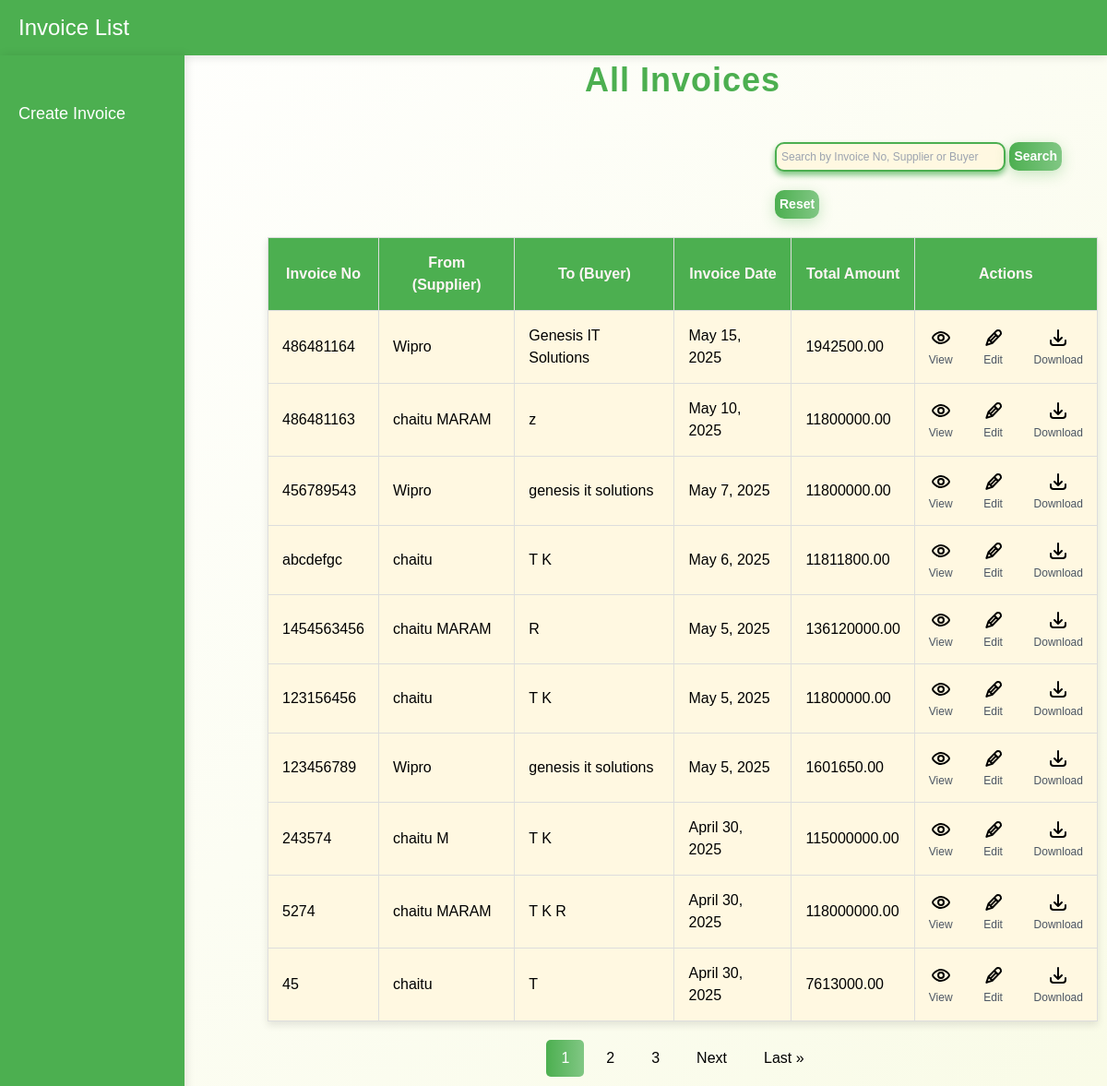
/invoice_list/, run on the app's committed database.
### bill_genearator/models.py (models this page shows, shortened)
class Invoice(models.Model):
    invoice_no = models.CharField(max_length=100)
    name_of_supplier = models.CharField(max_length=255)
    state = models.CharField(max_length=255)
    gstn = models.CharField(max_length=15, validators=[MinLengthValidator(15)])
    pan = models.CharField(max_length=10, validators=[MinLengthValidator(10)])
    address = models.TextField()
    name_of_buyer = models.CharField(max_length=255)
    buyer_state = models.CharField(max_length=255)
    buyer_gstn = models.CharField(max_length=15, validators=[MinLengthValidator(15)])
    buyer_pan = models.CharField(max_length=10, validators=[MinLengthValidator(10)])
    buyer_address = models.TextField()
    invoice_date = models.DateField()
    delivery_note_no = models.CharField(max_length=255)
    buyer_order_no = models.CharField(max_length=255)
    despatch_document_no = models.CharField(max_length=255)
    despatch_mode = models.CharField(max_length=255)
    date_of_despatch = models.DateField()
    vehicle_no = models.CharField(max_length=255)
    shipping_address = models.TextField()
    item_name = models.CharField(max_length=255)
    hsn_code = models.CharField(max_length=255)
    gst_percentage = models.DecimalField(max_digits=5, decimal_places=2)
    uom = models.CharField(max_length=255)
    quantity = models.IntegerField()
    rate = models.DecimalField(max_digits=10, decimal_places=2)
    code = models.CharField(max_length=6, unique=True, blank=True)
    total_amount = models.DecimalField(max_digits=15, decimal_places=2, default=0)
    terms_conditions = models.TextField(null=True, blank=True)  # New field added

### bill_genearator/views.py (the view)
# urls.py: path('invoice_list/', views.invoice_list, name='invoice_list'),
def invoice_list(request):
    query = request.GET.get('search', '')
    invoices = Invoice.objects.all()
    if query:
        invoices = invoices.filter(
            name_of_supplier__icontains=query
        ) | invoices.filter(
            name_of_buyer__icontains=query
        )
    paginator = Paginator(invoices.order_by('-invoice_date'), 10)  # Optional: paginate 10 per page
    page_number = request.GET.get('page')
    page_obj = paginator.get_page(page_number)
    return render(request, 'invoice_list.html', {'page_obj': page_obj, 'search_query': query})

### templates/invoice_list.html (shortened to what this page needs)
<!DOCTYPE html>
{% load static %}
<html lang="en">
<head>
    <link rel="stylesheet" href="{% static 'css/styles.css' %}">
    <script src="https://cdn.tailwindcss.com"></script>
</head>
<body>
    <div class="top-navbar">
        <h1>Invoice List</h1>
    </div>
    <div class="left-navbar">
        <ul>
            <li><a href="/">Create Invoice</a></li>
        </ul>
    </div>
    <div class="content-container" style="margin-top: 50px;">
        <h2 style="
            text-align: center;
            font-size: 36px;
            margin-bottom: 20px;
            color: #4caf50;
            font-weight: 700;
            letter-spacing: 1px;
        ">All Invoices</h2>
        {% if page_obj %}
        <table class="invoice-table">
            <div style="margin-left: 550px; margin-bottom: 10px; margin-top: 10px;">
    <input type="text" id="invoice_search_input" placeholder="Search by Invoice No, Supplier or Buyer"
    value="{{ search_query|default:'' }}"
           style="width: 250px;padding: 5px;
           font-size: 12px;
           border: 2px solid #4caf50;
           border-radius: 10px;
           background: #fff8e1; /* Light yellow shade */
           transition: all 1s ease;
           box-shadow: 0 4px 6px #81c784;
           resize: vertical;
           cursor: pointer;">
<button onclick="filterInvoices()"
style="display: inline-block;
       padding: 5px;
       font-size: 14px;
       color: #fff;
       background: linear-gradient(90deg, #4caf50, #81c784);
       border: none;
       border-radius: 10px;
       cursor: pointer;
       font-weight: bold;
       transition: all 0.3s ease;
       box-shadow: 0 4px 15px rgba(76, 175, 80, 0.3);
       margin-top: 20px;">
Search
</button>
    <button onclick="resetInvoiceList()" style="display: inline-block;
           padding: 5px;
           font-size: 14px;
           color: #fff;
           background: linear-gradient(90deg, #4caf50, #81c784);
           border: none;
           border-radius: 10px;
           cursor: pointer;
           font-weight: bold;
           transition: all 0.3s ease;
           box-shadow: 0 4px 15px rgba(76, 175, 80, 0.3);
           margin-top: 20px;">Reset</button>
</div>
            <thead>
                <tr>
                    <th>Invoice No</th>
                    <th>From (Supplier)</th>
                    <th>To (Buyer)</th>
                    <th>Invoice Date</th>
                    <th>Total Amount</th>
                    <th>Actions</th>
                </tr>
            </thead>
            <tbody>
                {% for invoice in page_obj %}
                <tr>
                    <td>{{ invoice.invoice_no }}</td>
                    <td>{{ invoice.name_of_supplier }}</td>
                    <td>{{ invoice.name_of_buyer }}</td>
                    <td>{{ invoice.invoice_date }}</td>
                    <td>{{ invoice.total_amount|floatformat:2 }}</td>
                    <td>
                        <div class="flex items-center space-x-8">
                            <div class="flex flex-col items-center">
                                <svg onclick="toggleItemsTable('{{ forloop.counter }}')"
                                     class="w-6 h-6 text-black hover:text-green-500 transition-colors duration-200 cursor-pointer"
                                     aria-hidden="true"
                                     xmlns="http://www.w3.org/2000/svg"
                                     width="24" height="24"
                                     fill="none"
                                     viewBox="0 0 24 24">
                                    <path stroke="currentColor" stroke-width="2" d="M21 12c0 1.2-4.03 6-9 6s-9-4.8-9-6c0-1.2 4.03-6 9-6s9 4.8 9 6Z"/>
                                    <path stroke="currentColor" stroke-width="2" d="M15 12a3 3 0 1 1-6 0 3 3 0 0 1 6 0Z"/>
                                </svg>
                                <span class="text-xs text-gray-600 mt-1">View</span>
                            </div>
                            <div class="flex flex-col items-center">
                                <a href="{% url 'edit_invoice' invoice.id %}" style="text-decoration: none;">
                                </a>
                                <span class="text-xs text-gray-600 mt-1">Edit</span>
                            </div>
                            <div class="flex flex-col items-center">
                                <a href="{% url 'download_invoice_pdf' invoice.id %}" style="text-decoration: none;">
                                </a>
                                <span class="text-xs text-gray-600 mt-1">Download</span>
                            </div>
                        </div>
                    </td>
                </tr>
                {% endfor %}
            </tbody>
        </table>
        {% else %}
        <p>No invoices found.</p>
        {% endif %}
        <div class="pagination">
            {% for num in page_obj.paginator.page_range %}
                {% if page_obj.number == num %}
                    <a class="active" href="?page={{ num }}">{{ num }}</a>
                {% elif num > page_obj.number|add:'-3' and num < page_obj.number|add:'3' %}
                    <a href="?page={{ num }}">{{ num }}</a>
                {% endif %}
            {% endfor %}
            {% if page_obj.has_next %}
                <a href="?page={{ page_obj.next_page_number }}">Next</a>
                <a href="?page={{ page_obj.paginator.num_pages }}">Last &raquo;</a>
            {% endif %}
        </div>
    </div>
</body>
</html>

### static/css/styles.css (style rules this page uses)
body { font-family: 'Poppins', sans-serif; background: linear-gradient(135deg, #ffffff, #f9fbe7); margin: 0; padding: 0; display: flex; min-height: 100vh; }
.left-navbar { width: 200px; background: #4caf50; color: #fff; position: fixed; top: 60px; left: 0; height: 100%; padding: 20px 10px; box-shadow: 2px 0 10px rgba(0, 0, 0, 0.1); z-index: 1000; }
.left-navbar ul { list-style: none; padding: 0; }
.left-navbar ul li { margin: 20px 0; }
.left-navbar ul li a { text-decoration: none; color: #ffffff; font-size: 18px; display: block; padding: 10px; border-radius: 5px; transition: background 0.3s; }
.top-navbar { width: 100%; background: #4caf50; color: #ffffff; position: fixed; top: 0; left: 0; height: 60px; display: flex; align-items: center; padding: 0 20px; box-shadow: 0 2px 10px rgba(0, 0, 0, 0.1); z-index: 999; }
.top-navbar h1 { font-size: 24px; margin: 0; }
h2 { text-align: center; font-size: 36px; margin-bottom: 20px; color: #4caf50; font-weight: 700; letter-spacing: 1px; }
h2 { text-align: center; font-size: 36px; margin-bottom: 20px; color: blue; font-weight: 700; letter-spacing: 1px; }
button { display: inline-block; padding: 12px 25px; font-size: 18px; color: #fff; background: linear-gradient(90deg, #4caf50, #81c784); border: none; border-radius: 50px; cursor: pointer; font-weight: bold; transition: all 0.3s ease; box-shadow: 0 4px 15px rgba(76, 175, 80, 0.3); margin-top: 20px; }
table { width: 100%; margin-top: 20px; border-collapse: collapse; box-shadow: 0 4px 8px rgba(0, 0, 0, 0.1); }
table, th, td { border: 1px solid #e0e0e0; }
th, td { padding: 12px; text-align: center; }
th { background: #4caf50; color: #fff; }
td { background: #fff8e1; }

### templates/invoice_list.html (style rules this page uses)
.left-navbar { width: 200px; background: #4caf50; color: #fff; position: fixed; top: 60px; left: 0; height: 100%; padding: 20px 10px; box-shadow: 2px 0 10px rgba(0, 0, 0, 0.1); }
.left-navbar ul { list-style: none; padding: 0; }
.left-navbar ul li a { text-decoration: none; color: #fff; font-size: 18px; display: block; padding: 10px; border-radius: 5px; transition: background 0.3s; }
.content-container { margin-left: 280px; margin-top: 100px; padding: 10px; }
.invoice-table { width: 100%; border-collapse: collapse; }
.invoice-table th, .invoice-table td { border: 1px solid #ddd; padding: 15px; text-align: left; }
.invoice-table th { color: #fff5f5; font-weight: bold; text-align: center; }
.invoice-table tr:nth-child(odd) { background-color: #ffffff; }
button, .edit-items-btn { border: none; border-radius: 4px; padding: 8px 10px; cursor: pointer; font-size: 12px; text-decoration: none; color: white; }
button { display: inline-block; padding: 8px 10px; color: #fff; background: linear-gradient(90deg, #4caf50, #81c784); border: none; border-radius: 5px; cursor: pointer; font-weight: bold; transition: all 0.3s ease; box-shadow: 0 4px 15px rgba(76, 175, 80, 0.3); margin-top: 20px; }
.pagination { display: flex; justify-content: center; align-items: center; margin-top: 20px; }
.pagination a { color: black; padding: 8px 16px; text-decoration: none; transition: background-color 0.3s; margin: 0 4px; border-radius: 5px; }
.pagination a.active { background: linear-gradient(90deg, #4caf50, #81c784); color: white; }

### data on the page
Invoice: invoice_no "486481164", name_of_supplier "Wipro", name_of_buyer "Genesis IT Solutions", invoice_date "May 15, 2025", total_amount "1942500.00"
Invoice: invoice_no "486481163", name_of_supplier "chaitu MARAM", name_of_buyer "z", invoice_date "May 10, 2025", total_amount "11800000.00"
Invoice: invoice_no "456789543", name_of_supplier "Wipro", name_of_buyer "genesis it solutions", invoice_date "May 7, 2025", total_amount "11800000.00"
Invoice: invoice_no "abcdefgc", name_of_supplier "chaitu", name_of_buyer "T K", invoice_date "May 6, 2025", total_amount "11811800.00"
Invoice: invoice_no "1454563456", name_of_supplier "chaitu MARAM", name_of_buyer "R", invoice_date "May 5, 2025", total_amount "136120000.00"
Invoice: invoice_no "123156456", name_of_supplier "chaitu", name_of_buyer "T K", invoice_date "May 5, 2025", total_amount "11800000.00"
Invoice: invoice_no "123456789", name_of_supplier "Wipro", name_of_buyer "genesis it solutions", invoice_date "May 5, 2025", total_amount "1601650.00"
Invoice: invoice_no "243574", name_of_supplier "chaitu M", name_of_buyer "T K", invoice_date "April 30, 2025", total_amount "115000000.00"
Invoice: invoice_no "5274", name_of_supplier "chaitu MARAM", name_of_buyer "T K R", invoice_date "April 30, 2025", total_amount "118000000.00"
Invoice: invoice_no "45", name_of_supplier "chaitu", name_of_buyer "T", invoice_date "April 30, 2025", total_amount "7613000.00"

### other printed values
{{ num }} "1"
{{ num }} "2" "3"
